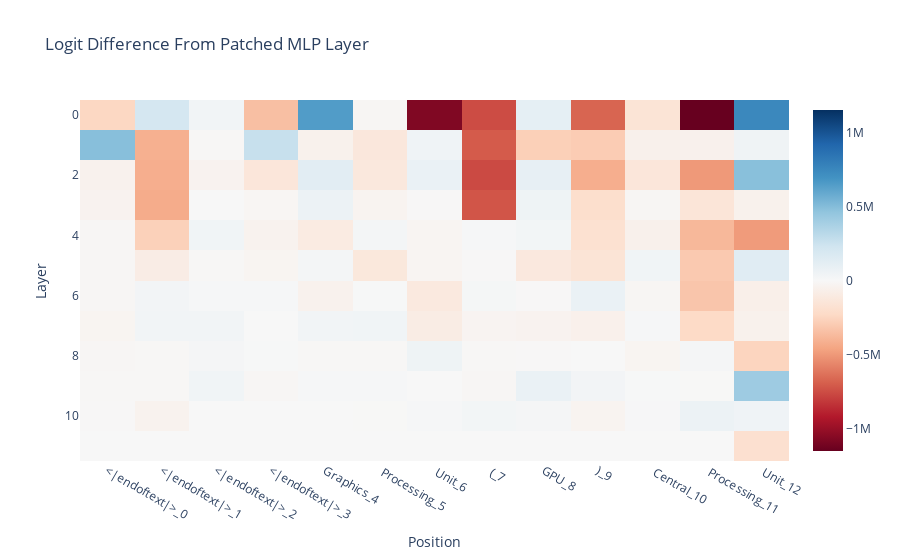

Write notebook code for a chart like this one.
### Code cell
imshow(
    patched_mlp_diff,
    x=prompt_position_labels,
    title="Logit Difference From Patched MLP Layer",
    labels={"x": "Position", "y": "Layer"},
)

### Figure 1 — Plotly figure (JSON) as saved in the notebook; plotly's stock layout.template omitted (floating-point values rounded to 4 significant figures; data arrays with more than 128 entries replaced by an {"elided": "..."} marker saying what was removed)
{"data": [{"coloraxis": "coloraxis", "hovertemplate": "Position: %{x}<br>Layer: %{y}<br>color: %{z}<extra></extra>", "name": "0", "type": "heatmap", "x": ["<|endoftext|>_0", "<|endoftext|>_1", "<|endoftext|>_2", "<|endoftext|>_3", "Graphics_4", " Processing_5", " Unit_6", " (_7", "GPU_8", ")_9", " Central_10", " Processing_11", " Unit_12"], "xaxis": "x", "yaxis": "y", "z": {"elided": "12x13 int values"}}], "layout": {"coloraxis": {"cmid": 0, "colorscale": [[0, "rgb(103,0,31)"], [0.1, "rgb(178,24,43)"], [0.2, "rgb(214,96,77)"], [0.3, "rgb(244,165,130)"], [0.4, "rgb(253,219,199)"], [0.5, "rgb(247,247,247)"], [0.6, "rgb(209,229,240)"], [0.7, "rgb(146,197,222)"], [0.8, "rgb(67,147,195)"], [0.9, "rgb(33,102,172)"], [1, "rgb(5,48,97)"]]}, "title": {"text": "Logit Difference From Patched MLP Layer"}, "xaxis": {"anchor": "y", "constrain": "domain", "domain": [0, 1], "scaleanchor": "y", "title": {"text": "Position"}}, "yaxis": {"anchor": "x", "autorange": "reversed", "constrain": "domain", "domain": [0, 1], "title": {"text": "Layer"}}}}
